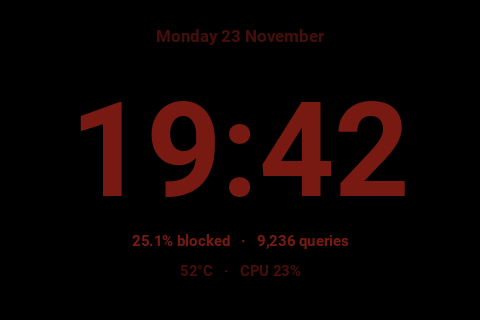

Generate this figure with Python:
#!/usr/bin/env python3
"""Pi-hole LCD (480x320): night mode. Dim red big clock with a quiet stats line; keeps a dark room dark."""
import time, sqlite3, socket, psutil
from PIL import Image, ImageDraw, ImageFont
from datetime import datetime

# --- CONFIG ---
FB_DEV = "/dev/fb1"
WIDTH, HEIGHT = 480, 320
DB_PATH = "/etc/pihole/pihole-FTL.db"
UPDATE_INTERVAL = 4

# --- SYSTEM ---
def get_ip():
    try:
        s = socket.socket(socket.AF_INET, socket.SOCK_DGRAM)
        s.connect(("8.8.8.8", 80))
        ip = s.getsockname()[0]; s.close(); return ip
    except: return "N/A"

def get_hostname(): return socket.gethostname()

def get_temp():
    try: return int(open("/sys/class/thermal/thermal_zone0/temp").read()) / 1000
    except: return 0

def get_cpu(): return psutil.cpu_percent()

def get_mem(): return psutil.virtual_memory().percent

def get_uptime_short():
    """'12d 7h' when up for days, otherwise '7h 43m'."""
    try:
        t = int(float(open("/proc/uptime").read().split()[0]))
        d, h, m = t // 86400, (t // 3600) % 24, (t // 60) % 60
        return f"{d}d {h}h" if d else f"{h}h {m}m"
    except: return "N/A"

# --- PIHOLE ---
def get_stats():
    try:
        conn = sqlite3.connect(DB_PATH); c = conn.cursor()
        c.execute("""
        SELECT COUNT(*),
               SUM(CASE WHEN status=1 THEN 1 ELSE 0 END),
               SUM(CASE WHEN type=1 THEN 1 ELSE 0 END),
               MAX(timestamp)
        FROM queries
        WHERE timestamp >= strftime('%s','now','start of day');
        """)
        total, blocked, forwarded, last = c.fetchone()

        c.execute("SELECT COUNT(DISTINCT client) FROM queries WHERE timestamp >= strftime('%s','now','start of day');")
        clients = c.fetchone()[0]

        c.execute("""
        SELECT domain FROM queries
        WHERE status=1 AND timestamp >= strftime('%s','now','-1 day')
        GROUP BY domain
        ORDER BY MAX(timestamp) DESC
        LIMIT 7;
        """)
        last_blocked = [row[0] for row in c.fetchall()]
        conn.close()

        return {
            "total": total or 0,
            "blocked": blocked or 0,
            "forwarded": forwarded or 0,
            "blocked_pct": (blocked / total * 100) if total else 0,
            "forwarded_pct": (forwarded / total * 100) if total else 0,
            "clients": clients,
            "last": datetime.fromtimestamp(last).strftime("%H:%M") if last else "N/A",
            "last_blocked": last_blocked,
        }
    except Exception as e:
        print(e); return None

# --- HELPERS ---
def text(draw, x, y, s, c, f): draw.text((x, y), s, fill=c, font=f)

def text_w(draw, s, f): return draw.textbbox((0, 0), s, font=f)[2]

def text_right(draw, x, y, s, c, f): draw.text((x - text_w(draw, s, f), y), s, fill=c, font=f)

def text_center(draw, cx, y, s, c, f): draw.text((cx - text_w(draw, s, f) // 2, y), s, fill=c, font=f)

def fit(draw, s, f, maxw):
    """Trim s with an ellipsis so it fits maxw pixels."""
    if text_w(draw, s, f) <= maxw: return s
    while s and text_w(draw, s + "…", f) > maxw: s = s[:-1]
    return s + "…"

def panel(draw, box, fill, r=6):
    # rounded_rectangle needs Pillow >= 8.2; fall back to square corners
    if hasattr(draw, "rounded_rectangle"): draw.rounded_rectangle(box, radius=r, fill=fill)
    else: draw.rectangle(box, fill=fill)

# --- FONTS ---
FONT_PATH = "/usr/share/fonts/truetype/roboto/Roboto-Bold.ttf"
font_small = ImageFont.truetype(FONT_PATH, 15)
font_date  = ImageFont.truetype(FONT_PATH, 17)
font_time  = ImageFont.truetype(FONT_PATH, 132)

# --- DRAW ---
# Dim, red-only palette: keeps a dark room dark and doesn't ruin night vision.
# (The backlight itself stays on; this only keeps the pixels dark.)
BG     = (0, 0, 0)
DIM    = (70, 14, 10)
TEXT   = (120, 26, 18)
BRIGHT = (165, 40, 28)
ALERTC = (210, 50, 30)       # still red, just a little brighter

def draw_screen(stats):
    cpu, temp = get_cpu(), get_temp()
    ALERT = cpu > 80 or temp > 70
    now = datetime.now()

    img = Image.new("RGB", (WIDTH, HEIGHT), BG)
    draw = ImageDraw.Draw(img)

    text_center(draw, WIDTH // 2, 26, now.strftime("%A %d %B"), DIM, font_date)
    draw.text((WIDTH // 2, 196), now.strftime("%H:%M"), fill=TEXT, font=font_time, anchor="ms")

    if stats:
        line = f"{stats['blocked_pct']:.1f}% blocked   ·   {stats['total']:,} queries"
        text_center(draw, WIDTH // 2, 232, line, TEXT, font_small)
    sysline = f"{temp:.0f}°C   ·   CPU {cpu:.0f}%" + ("   ·   RUNNING HOT" if ALERT else "")
    text_center(draw, WIDTH // 2, 262, sysline, ALERTC if ALERT else DIM, font_small)
    return img

# --- FB ---
from PIL import ImageChops

# RGB565 split into its high and low byte, per channel (lookup tables)
_R_HI = [v & 0xF8 for v in range(256)]
_G_HI = [v >> 5 for v in range(256)]
_G_LO = [(v & 0x1C) << 3 for v in range(256)]
_B_LO = [v >> 3 for v in range(256)]
FB_REFRESH = 60          # rewrite an unchanged frame at least this often (seconds)
_last_frame, _last_write = None, 0.0

def write_fb(img):
    """Send img to the framebuffer as little-endian RGB565 in a single write.
    Unchanged frames are skipped (but rewritten every FB_REFRESH seconds)."""
    global _last_frame, _last_write
    r, g, b = img.convert("RGB").split()
    hi = ImageChops.add(r.point(_R_HI), g.point(_G_HI))
    lo = ImageChops.add(g.point(_G_LO), b.point(_B_LO))
    frame = Image.merge("LA", (lo, hi)).tobytes()
    if frame == _last_frame and time.time() - _last_write < FB_REFRESH:
        return
    with open(FB_DEV, "wb") as f:
        f.write(frame)
    _last_frame, _last_write = frame, time.time()

# --- CPU SAVING ---
# Pi-hole numbers change slowly: query the database at most every STATS_TTL
# seconds and reuse the result for the frames in between.
STATS_TTL = 30

def _every(seconds, fn):
    cache = {"t": 0.0, "v": None}
    def wrapper(*args):
        if cache["v"] is None or time.time() - cache["t"] >= seconds:
            cache["v"], cache["t"] = fn(*args), time.time()
        return cache["v"]
    return wrapper

get_stats = _every(STATS_TTL, get_stats)

# --- LOOP ---
if __name__ == "__main__":
    while True:
        write_fb(draw_screen(get_stats()))
        time.sleep(UPDATE_INTERVAL)
